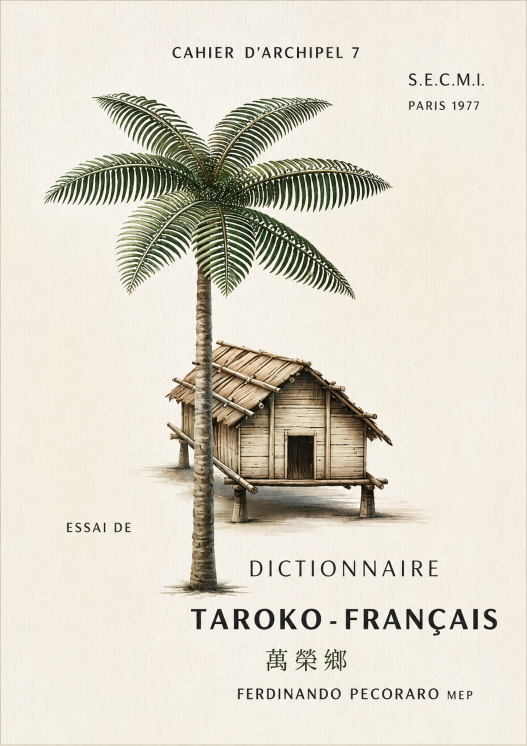
#> input picture site/cover.png, 1054 x 1492 px (shown at 1/2 size)
$ python make_icon.py ../site/cover.png
#> lines starting #> are read from the running program, lines starting #| are printed output that depends on the picture
"""Render the app icons by cropping the palm off Pecoraro's own cover.

The icon IS the cover's palm -- site/cover.png, cropped, not redrawn. An earlier
version of this script drew a stylised palm to survive 32px; it was a redesign,
and his cover is the record here exactly as his spelling is on the page. So the
art is a straight crop and the only choices left are where the frame sits and
how it is scaled down.

    CROP is square, sits below the "CAHIER D'ARCHIPEL 7" line and stops above the
    stilt house's roof, so the palm is alone in it and the trunk bleeds off the
    bottom edge the way it does on the cover.

The frame is the one thing here worth measuring. The crown's ink runs y 306-730
on the cover and the roof's first pixels are at y 820, so the bottom edge is
pinned at 815 and every choice is about the TOP. A first crop took the full
crown width (640) and so had to start at y 170, leaving 136px of headroom above
the crown against 80px of trunk below it -- the crown's centre 4.4% of the frame
BELOW the frame's own, which reads as a palm sitting too low in the tile. Pulling
the top down to 241 puts it 1.7% above centre and enlarges the palm; the cost is
~37px off each outermost frond tip, which at 19% corner rounding is inside the
corner arc and never renders. Framing only -- the art is untouched.

Corners are rounded into the PNG at r = 19% of size, the fleet convention; the
maskable icon stays square because the OS shapes that one itself, and its art is
inset so a circular launcher mask cannot eat a frond tip.

    python tools/make_icon.py            # writes the five site/ icons
    python tools/make_icon.py --preview  # also writes .scratch/icon-preview.png
"""
import os
import sys

from PIL import Image, ImageDraw, ImageEnhance, ImageFilter

ROOT = os.path.dirname(os.path.dirname(os.path.abspath(__file__)))
SITE = os.path.join(ROOT, "site")
COVER = os.path.join(SITE, "cover.png")

CROP = (38, 241, 612, 815)  # left, top, right, bottom on the 941x1672 cover
CROWN = (306, 730)          # the crown's ink, top and bottom; see the docstring
ROOF_TOP = 820              # the stilt house's first pixels -- CROP must clear it
COVER_SIZE = (941, 1672)    # asserted: a re-rendered cover would move the crop
PAPER = (247, 236, 211)     # the cover's own paper, sampled at its corner

RADIUS = 0.19    # corner radius, fraction of size
SS = 4           # supersample factor for the corner mask
MASK_INSET = 0.80  # maskable art scale, so the crown stays inside the safe zone


def art(size):
    """The cover's palm, square, at `size` px.

    Below ~64px a plain LANCZOS reduction greys the pinnae into a smudge -- the
    frame is unchanged, the fronds just stop having enough pixels to be dark. A
    little unsharp and contrast puts the blades back without altering the art;
    it is the same palm, printed small.
    """
    im = Image.open(COVER).convert("RGB")
    assert im.size == COVER_SIZE, "cover.png is %s, not %s -- re-check CROP" % (
        im.size, COVER_SIZE)
    assert CROP[2] - CROP[0] == CROP[3] - CROP[1], "CROP is not square"
    assert CROP[3] <= ROOF_TOP, "CROP reaches the stilt house's roof"
    assert CROP[1] < CROWN[0], "CROP starts inside the crown"
    # The crown must sit at or above the frame's centre -- a crown BELOW it is
    # the "palm struggling to grow" fault this crop was measured to fix.
    assert sum(CROWN) / 2.0 <= sum(CROP[1::2]) / 2.0, "the crown sits low in the frame"
    out = im.crop(CROP).resize((size, size), Image.LANCZOS)
    if size <= 64:
        out = ImageEnhance.Contrast(out).enhance(1.15)
        out = out.filter(ImageFilter.UnsharpMask(radius=1.2, percent=160, threshold=0))
    return out


def render(size, rounded=True, inset=1.0):
    tile = Image.new("RGB", (size, size), PAPER)
    if inset >= 1.0:
        tile = art(size)
    else:
        inner = max(1, int(round(size * inset)))
        off = (size - inner) // 2
        tile.paste(art(inner), (off, off))

    out = tile.convert("RGBA")
    if rounded:
        m = Image.new("L", (size * SS, size * SS), 0)
        ImageDraw.Draw(m).rounded_rectangle(
            [0, 0, size * SS - 1, size * SS - 1],
            radius=RADIUS * size * SS, fill=255)
        out.putalpha(m.resize((size, size), Image.LANCZOS))
    return out


def main():
    out = [("favicon.png", 180, True, 1.0),
           ("favicon-32.png", 32, True, 1.0),
           ("icon-192.png", 192, True, 1.0),
           ("icon-512.png", 512, True, 1.0),
           ("icon-512-maskable.png", 512, False, MASK_INSET)]
    for name, size, rounded, inset in out:
        render(size, rounded, inset).save(os.path.join(SITE, name))
#> in render, `tile = Image.new("RGB", (size, size), PAPER)`:
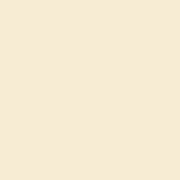
#> tile: PIL image 180x180 RGB; mean R, G, B 247, 236, 211
#> in art, im is the input picture: PIL image 1054x1492 RGB; mean R, G, B 220.8, 215.5, 203
        print("wrote site/%-22s %4dx%-4d %s" % (
            name, size, size,
            "rounded" if rounded else "square (maskable, art at %d%%)" % (inset * 100)))

    if "--preview" in sys.argv:
        d = os.path.join(ROOT, ".scratch")
        os.makedirs(d, exist_ok=True)
        sheet = Image.new("RGBA", (180 + 64 + 32 + 60, 180), (140, 140, 140, 255))
        for im, x, y in ((render(180), 0, 0), (render(64), 196, 58),
                         (render(32), 276, 74)):
            sheet.paste(im, (x, y), im)
        sheet.save(os.path.join(d, "icon-preview.png"))
        print("wrote .scratch/icon-preview.png")


if __name__ == "__main__":
#> (the run stopped early here; a loop or call above may not have finished)
